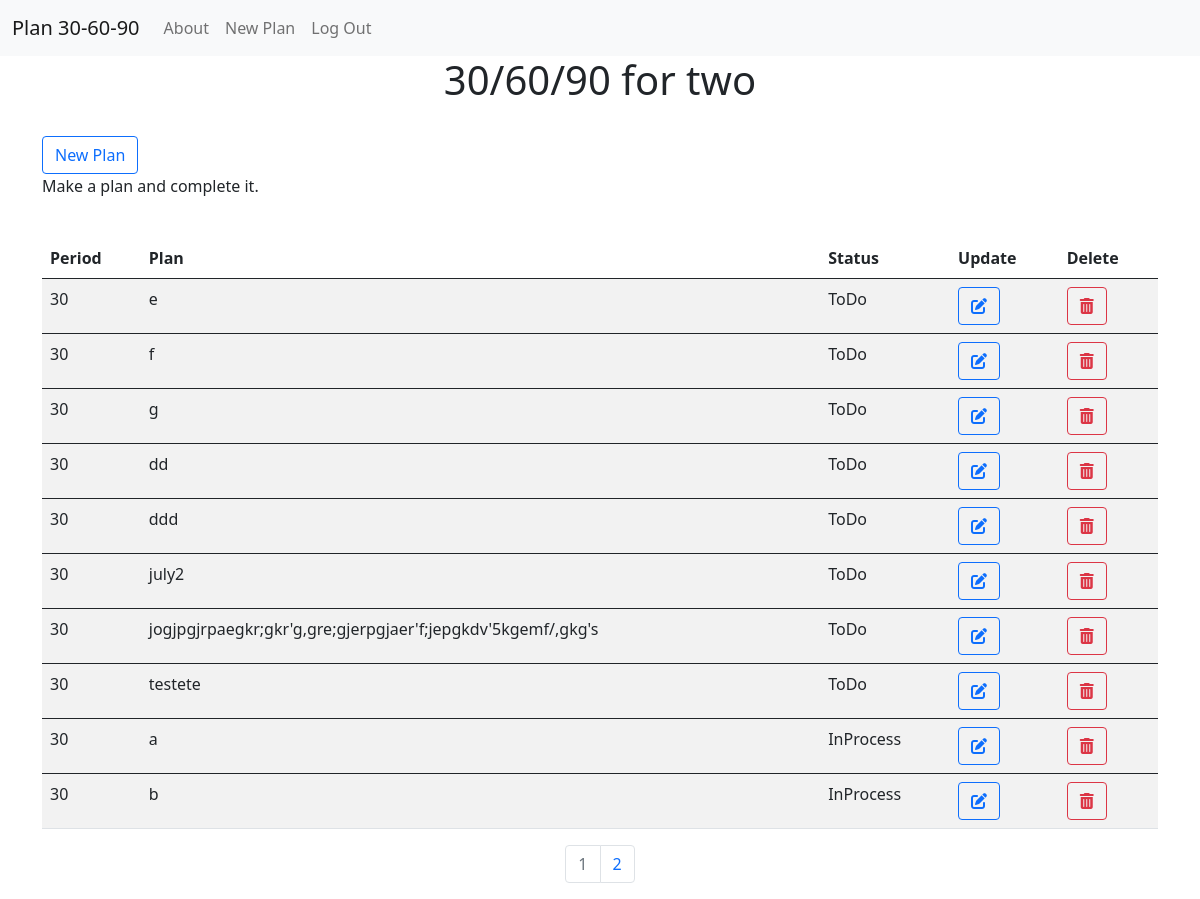
The app's page /two (signed in) with its own data.
### myproject/models.py (models this page shows, shortened)
class User(db.Model, UserMixin):
    __tablename__ = 'users'
    id = db.Column(db.Integer, primary_key=True)
    profile_image = db.Column(db.String(20), nullable=False, default = 'default_profile.png')
    email = db.Column(db.String(64), unique=True, index=True)
    username= db.Column(db.String(64), unique=True, index=True)
    password_hash = db.Column(db.String(128))
    tasks = db.relationship('Task', backref='author', lazy=True)

class Task(db.Model):
    users = db.relationship(User)
    id = db.Column(db.Integer, primary_key=True)
    period  = db.Column(db.Text,  server_default='')
    task = db.Column(db.Text(250))
    status = db.Column(db.Text, nullable=False, server_default='ToDo')
    user_id = db.Column(db.Integer, db.ForeignKey('users.id'), nullable=False)

### myproject/users/views.py (the view)
@users.route("/<username>")
@login_required
def user_tasks(username):
    page = request.args.get('page', 1, type=int)
    user = User.query.filter_by(username=current_user.username).first_or_404()
    tasks = Task.query.filter_by(author=user).order_by(Task.period, Task.status.desc()).paginate(page=page, per_page=10)
    return render_template('user_tasks.html', tasks=tasks, user=user)

### myproject/models.py (called while the page is built)
@login_manager.user_loader
def load_user(user_id):
    return User.query.get(user_id)

### myproject/templates/user_tasks.html (shortened to what this page needs)
{% extends "base.html" %}
{% block content %}
<div class="container">
    <div class="jumbotron">
        <div align='center'>
            <h1>30/60/90 for {{user.username}}</h1>
        </div>
    </div>
        <br>
        <a type="button" class="btn btn-outline-primary" href="{{url_for('tasks.add_task')}}">New Plan</a>
        <br>
        <p>Make a plan and complete it.</p>
        <br>
        <table class="table table-striped table-hover">
            <thead>
                <tr>
                    <th>Period</th>
                    <th>Plan</th>
                    <th>Status</th>
                    <th>Update</th>
                    <th>Delete</th>
                </tr>
            </thead>
            {% for task in tasks.items %}
            <tbody>
                <tr>
                    <td>{{task.period}}</td>
                    <td>{{task.task}}</td>
                    <td>{{task.status}}</td>
                    <td><a type="button" class="btn btn-outline-primary" href="{{ url_for('tasks.update', task_id=task.id) }}"><i class="fas fa-edit"></a></td>
                    <td><button type="button" class="btn btn-outline-danger" data-bs-toggle="modal" data-bs-target="#del_modal{{task.id}}"><i class="fas fa-trash-alt"></button></td>
                </tr>
  {% endfor %}
</tbody>
</table>
<nav aria-label="Page navigation example">
  <ul class="pagination justify-content-center">
    {% for page_num in tasks.iter_pages(left_edge=1, right_edge=1, left_current=1, right_current=2) %}
            {% if tasks.page == page_num %}
              <li class="page-item disabled">
                <a class="page-link" href="{{ url_for('users.user_tasks', username=user.username, page=page_num) }}">{{ page_num }}</a></li>
            {% else %}
              <li class="page-item"><a class="page-link" href="{{ url_for('users.user_tasks', username=user.username, page=page_num) }}">{{ page_num }}</a></li>
            {% endif %}
    {% endfor %}
</nav>
{% endblock content %}

### myproject/templates/base.html (shortened to what this page needs)
<!DOCTYPE html>
<html lang="en">
<head>
    <link href="https://cdn.jsdelivr.net/npm/bootstrap@5.0.2/dist/css/bootstrap.min.css" rel="stylesheet">
</head>
<body>
  <nav class="navbar navbar-expand-lg navbar-light bg-light">
    <div class="container-fluid">
      <a class="navbar-brand" href="{{url_for('core.index')}}">Plan 30-60-90</a>
      <div class="collapse navbar-collapse" id="navbarNav">
        <ul class="navbar-nav">
          <li class="nav-item">
            <a class="nav-link" aria-current="page" href="{{url_for('core.info')}}">About</a>
          </li>
          {% if current_user.is_authenticated %}
          <li class="nav-item">
            <a class="nav-link" aria-current="page" href="{{url_for('tasks.add_task')}}">New Plan</a>
          </li>
          <li class="nav-item">
            <a class="nav-link" aria-current="page" href="{{ url_for('users.logout') }}">Log Out</a>
          </li>
          {% endif %}
        </ul>
      </div>
    </div>
  </nav>
  {% block content %}
  {% endblock %}
</body>
</html>

### records on screen
User: username "two"
Task: period "30", task "e", status "ToDo"
Task: period "30", task "f", status "ToDo"
Task: period "30", task "g", status "ToDo"
Task: period "30", task "dd", status "ToDo"
Task: period "30", task "ddd", status "ToDo"
Task: period "30", task "july2", status "ToDo"
Task: period "30", task "jogjpgjrpaegkr;gkr'g,gre;gjerpgjaer'f;jepgkdv'5kgemf/,gkg's", status "ToDo"
Task: period "30", task "testete", status "ToDo"
Task: period "30", task "a", status "InProcess"
Task: period "30", task "b", status "InProcess"

### other values on screen
{{ page_num }} "1"
{{ page_num }} "2"
